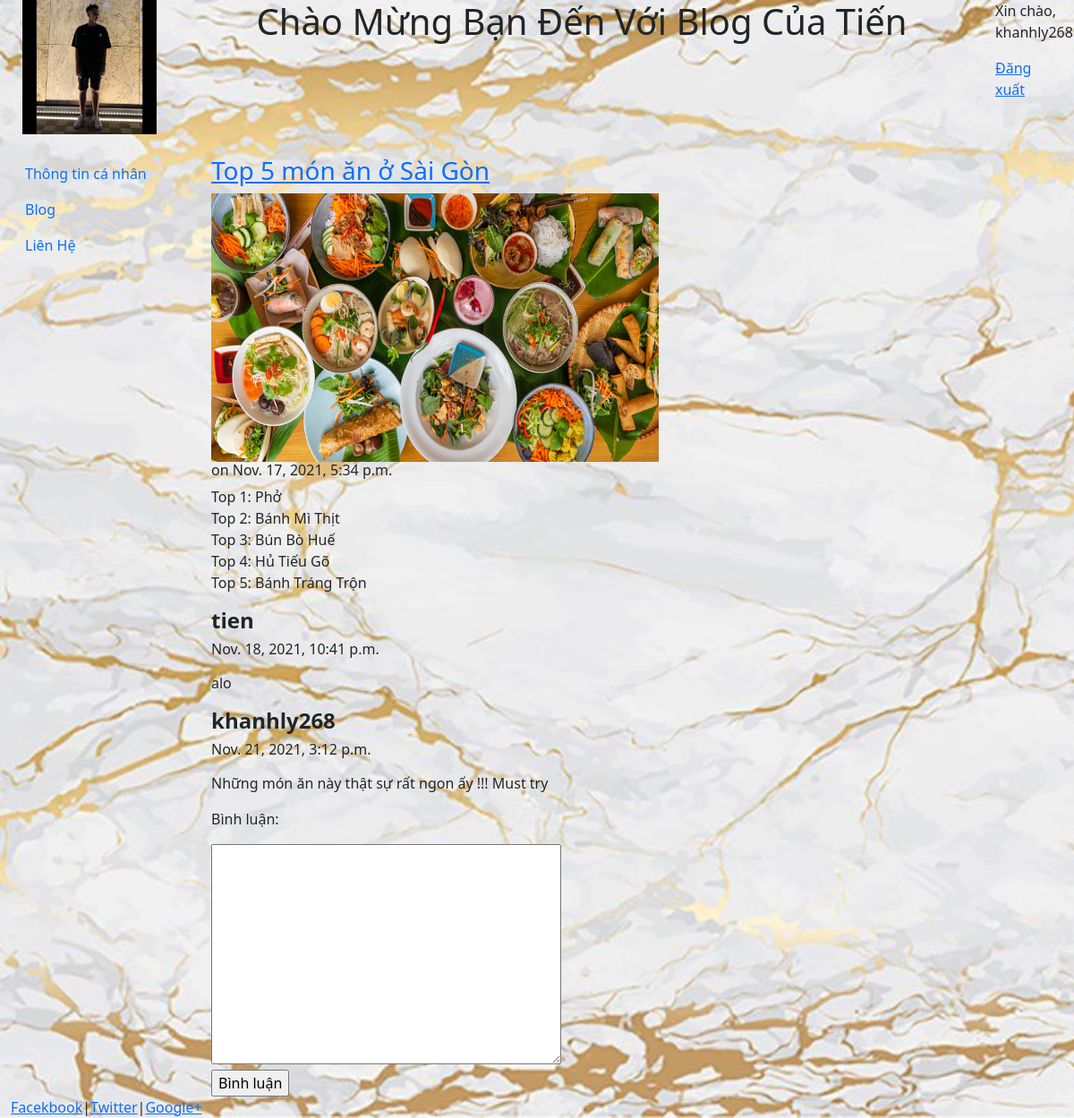
/blog/1/ (signed in), run on the app's committed database.
### blog/models.py (models this page shows, shortened)
class Post(models.Model):
    title = models.CharField(max_length = 100)
    body = models.TextField()
    date = models.DateTimeField(auto_now_add=True)
    image = models.ImageField(null = True)

class Comment(models.Model):
    post = models.ForeignKey(Post, on_delete=models.CASCADE, related_name='comments')
    author = models.ForeignKey(settings.AUTH_USER_MODEL, on_delete=models.CASCADE)
    body = models.TextField()
    date = models.DateTimeField(auto_now_add=True)

### blog/views.py (the view)
# urls.py: path('<int:pk>/', views.post, name='post'),
def post(request, pk):
    post = get_object_or_404(Post, pk=pk)
    form = CommentForm()
    if request.method == "POST":
        form = CommentForm(request.POST, author=request.user, post=post)
        if form.is_valid():
            form.save()
            return HttpResponseRedirect(request.path)
    return render(request, "blog/post.html", {"post": post, "form": form})

### blog/forms.py (shortened to what this page needs)
class CommentForm(forms.ModelForm):
    def __init__(self, *args, **kwargs):
        self.author = kwargs.pop('author', None)
        self.post = kwargs.pop('post', None)
        super().__init__(*args, **kwargs)
    class Meta:
        model = Comment
        fields = ["body"]

### blog/templates/blog/post.html (shortened to what this page needs)
{% extends "pages/base.html" %}
{% block content %}
<h3><a href='{% url 'post' post.id %}'>{{post.title}}</a></h3>
<img src="{{post.image.url}}" width="500px" height="300px" />
<h6>on {{post.date}}</h6>
{{post.body|safe|linebreaks}}
{% for comment in post.comments.all %}
    <h4><strong>{{comment.author}}</strong></h4>
    <h6><p>{{comment.date}}</p></h6>
    <p>{{comment.body|linebreaks}}</p>
{% endfor %}
{% if user.username %}
    <form action="{% url 'post' post.id %}" method="POST">
        <p><label>Bình luận:</label></p>
        {{form.body}}
        <br/>
        <input type="submit" value="Bình luận"/>
    </form>
{% endif %}
{% endblock %}

### home/templates/pages/base.html (shortened to what this page needs)
<!DOCTYPE html>
<html>
<head>
     {% load static %}
    <link rel="stylesheet" href="{% static 'css/bootstrap.min.css' %}" type ="text/css">
</head>
<body style="background-image: url('{% static 'images/gm.jpg' %}'); background-size: cover; background-repeat: no-repeat; background-attachment: fixed">
    <div class="container-fluid" style="min-height: 95%" >
        <div class="row">
            <div class="col-sm-2">
                <center><img src="{% static 'images/tee.jpg' %}" class="responsive-img" style="max-height : 150px" /></center>
            </div>
            <div class="col-sm-9">
                <center><h1>Chào Mừng Bạn Đến Với Blog Của Tiến</h1></center>
            </div>
            <div class="col-sm-1">
                {% if user.username %}
                    <p>Xin chào, {{user.username}}</p>
                    <p><a href="{% url 'logout' %}">Đăng xuất</a></p>
                {% else %}
                    <p><a href="{% url 'register' %}">Đăng ký</a>|<a href="{% url 'login' %}">Đăng nhập</a></p>
                {% endif %}
            </div>
        </div>
        <br>
        <div class="row">
            <div class="col-sm-2">
                <div class="bs-sliderbar">
                    <nav class="nav flex-column">
                        <a class="nav-link" href="/">Thông tin cá nhân</a>
                        <a class="nav-link" href="{%url 'blog' %}">Blog</a>
                        <a class="nav-link" href="{%url 'contact' %}">Liên Hệ</a>
                    </nav>
                </div>
            </div>
            <div class="col-sm-10">
                <div class="container-fluid">
                    {% block content %}
                    {% endblock %}
                </div>
            </div>
        </div>
    </div>
    <footer>
            <div class="container-fluid">
                <a href="#">Facekbook</a>|<a href="#">Twitter</a>|<a href="#">Google+</a>
            </div>
    </footer>
</body>
</html>

### home/templates/pages/base.html (style rules this page uses)
html, body { height: 100%; background-color: #f6f6f6 }

### data on the page
Post: title "Top 5 món ăn ở Sài Gòn", image (picture), date "Nov. 17, 2021, 5:34 p.m.", body "Top 1: Phở Top 2: Bánh Mì Thịt Top 3: Bún Bò Huế Top 4: Hủ Tiếu Gõ Top 5: Bánh Tráng Trộn"
Comment: author "tien", date "Nov. 18, 2021, 10:41 p.m.", body "alo"
Comment: author "khanhly268", date "Nov. 21, 2021, 3:12 p.m.", body "Những món ăn này thật sự rất ngon ấy !!! Must try"

### other printed values
{{ user.username }} "khanhly268"
